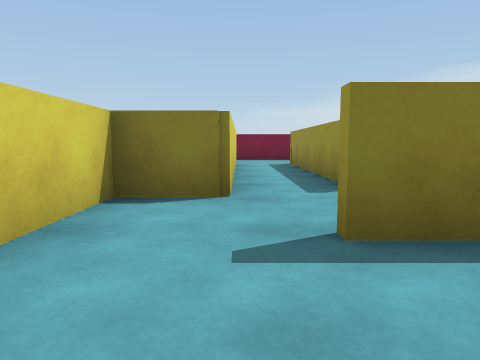
View 1 (above)

19 first-person views from a walk through a Unity game level. The camera is 0.62 m above the floor, tilts 6° down and sees 70° across. The floor is counted in squares, 1 m on a side. Each view is taken from the middle of a square. On the plan, view 1 faces up. The plan holds only what a view shows up to about 10 squares ahead; the rest is blank. The player character is not drawn.

View 2
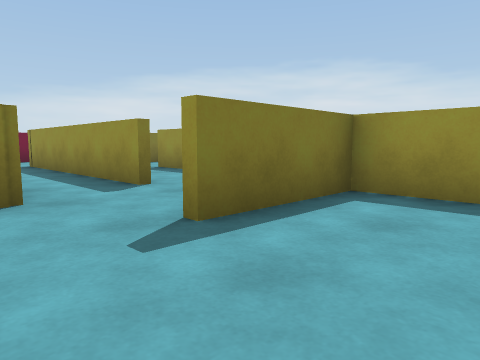

View 3
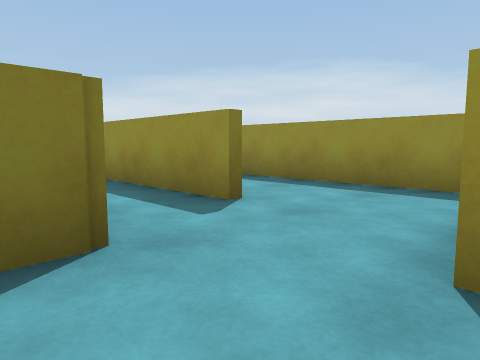

View 4
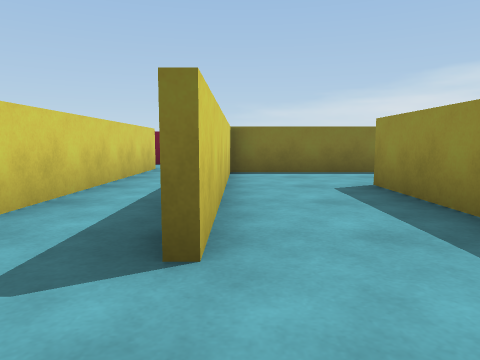

View 5
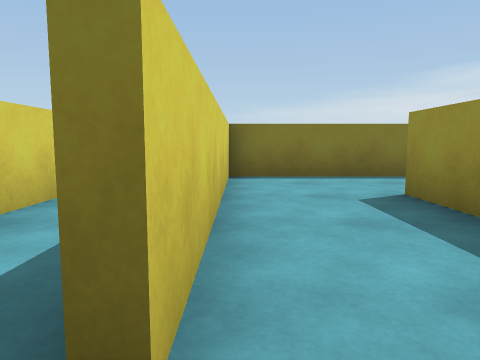

View 6
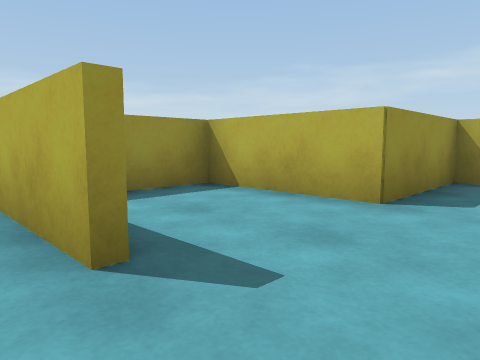

View 7
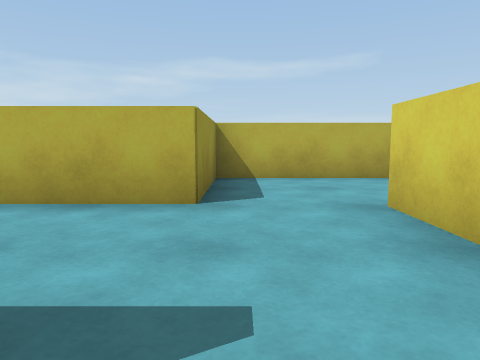

View 8
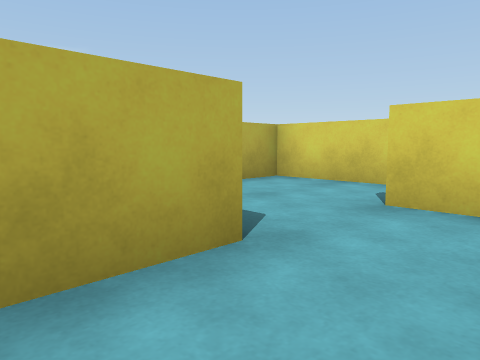

View 9
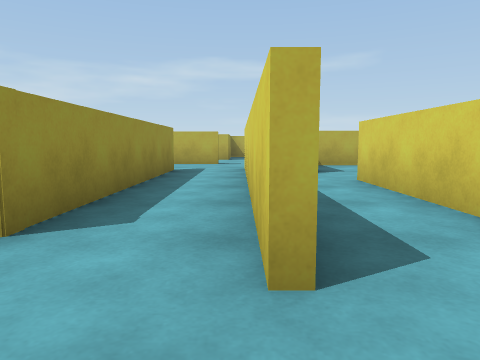

View 10
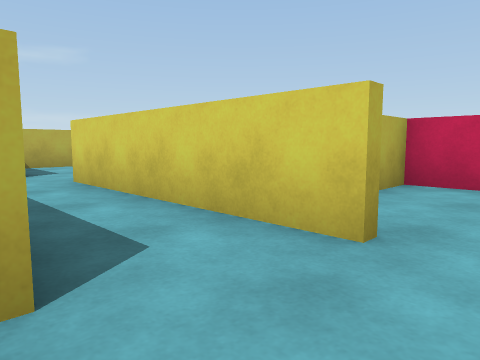

View 11
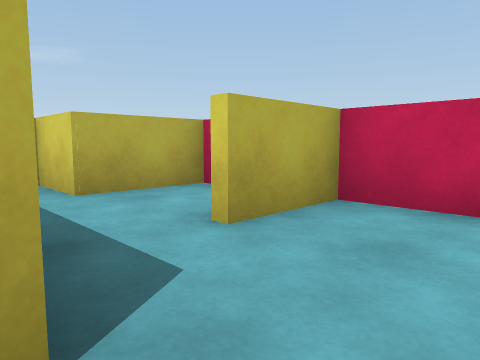

View 12
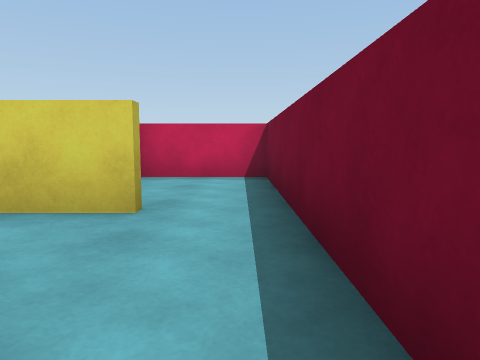

View 13
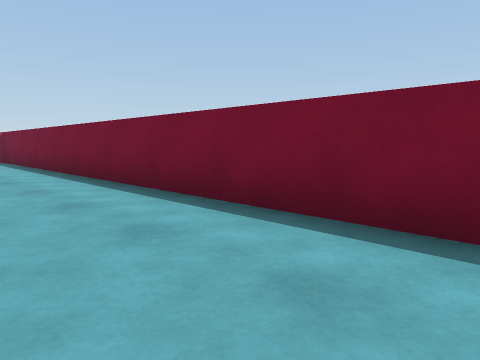

View 14
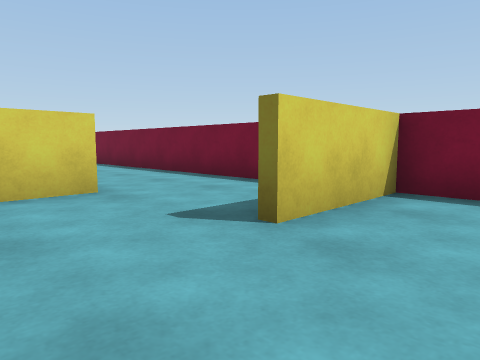

View 15
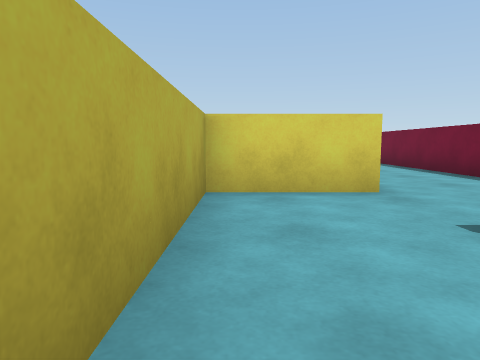

View 16
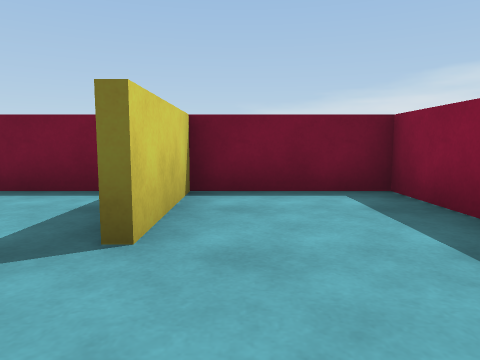

View 17
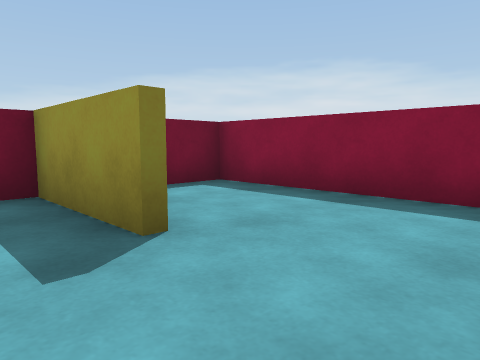

View 18
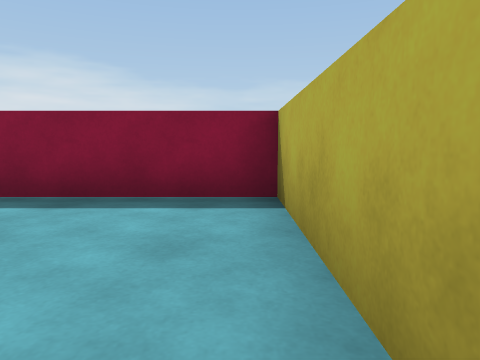

View 19
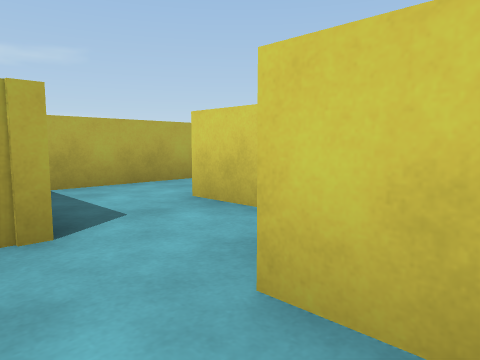

### Floor plan
Key: @ floor where view 1 was taken; # wall or solid block; . floor; B yellow block.
Columns run from 6 left of view 1 to 12 right of it. Each row starts with its distance up from view 1.
 14 ###################
 13 #..............#..#
 12 #...#..........#..#
 11 ###.#.#.#####.....#
 10 #...#.#.#...#.....#
  9 ###.#.#.#...#.....#
  8   #.#.#.#.# #######
  7   ###.#.#.#
  6   #...#.#.#
  5   #..B#.#.#
  4   ..#B#...#
  3  ####.....#
  2     #..####
  1     #....#
  0    ##.@..#
 -1    #..####
 -2    #..#
 -3    ####

Where each view was taken, in squares from view 1:
view 1: 0 up, 0 right, facing up
view 2: 0 up, 1 left, facing up-right
view 3: 2 up, 1 left, facing up-right
view 4: 3 up, 2 right, facing up
view 5: 4 up, 2 right, facing up
view 6: 3 up, 1 left, facing down-right
view 7: 3 up, 0 right, facing down
view 8: 1 up, 2 right, facing down-left
view 9: 13 up, 0 right, facing down
view 10: 13 up, 0 right, facing down-left
view 11: 13 up, 2 left, facing down-left
view 12: 13 up, 1 right, facing left
view 13: 11 up, 8 right, facing up-left
view 14: 9 up, 11 right, facing up-left
view 15: 9 up, 11 right, facing left
view 16: 9 up, 10 right, facing up
view 17: 9 up, 8 right, facing up-right
view 18: 9 up, 8 right, facing right
view 19: 8 up, 1 left, facing down-left
